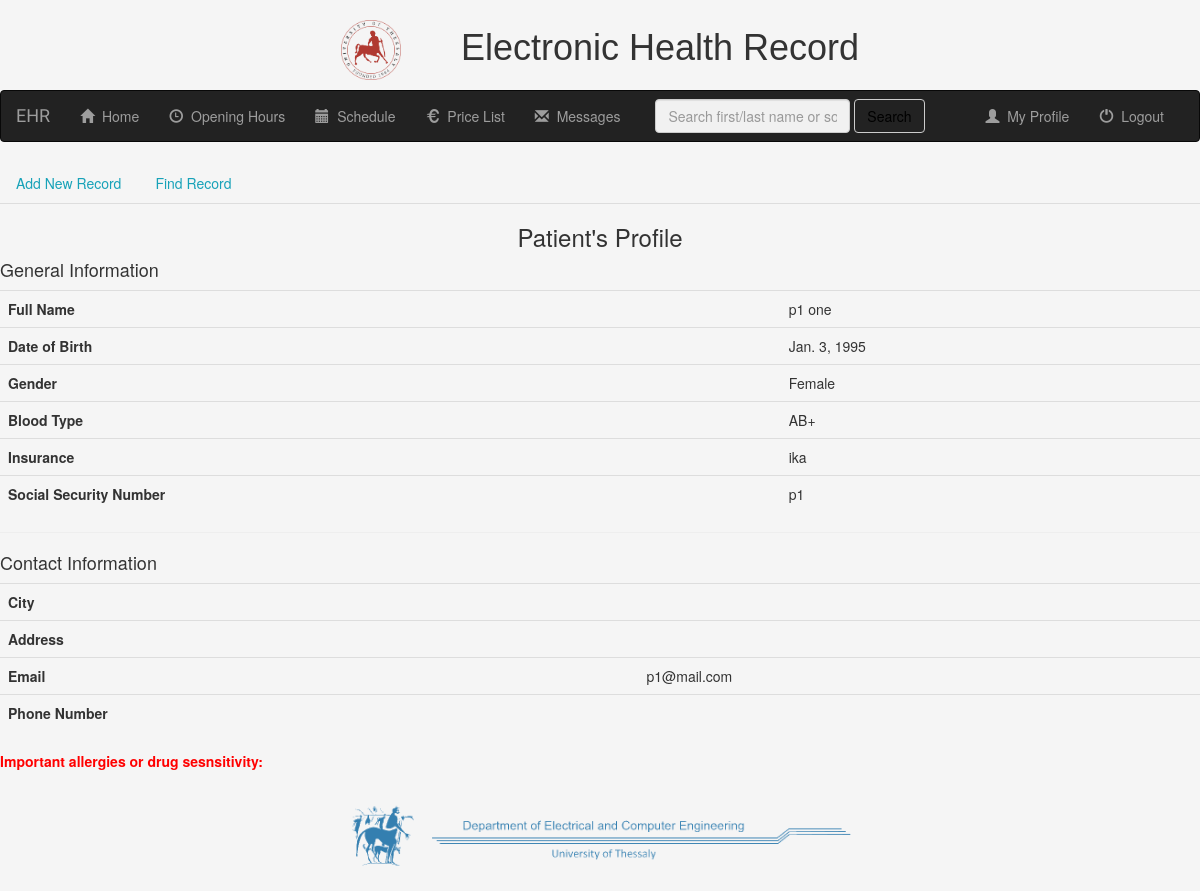
/mr/patient_details/1/ (signed in), run on an earlier commit of the app's database.
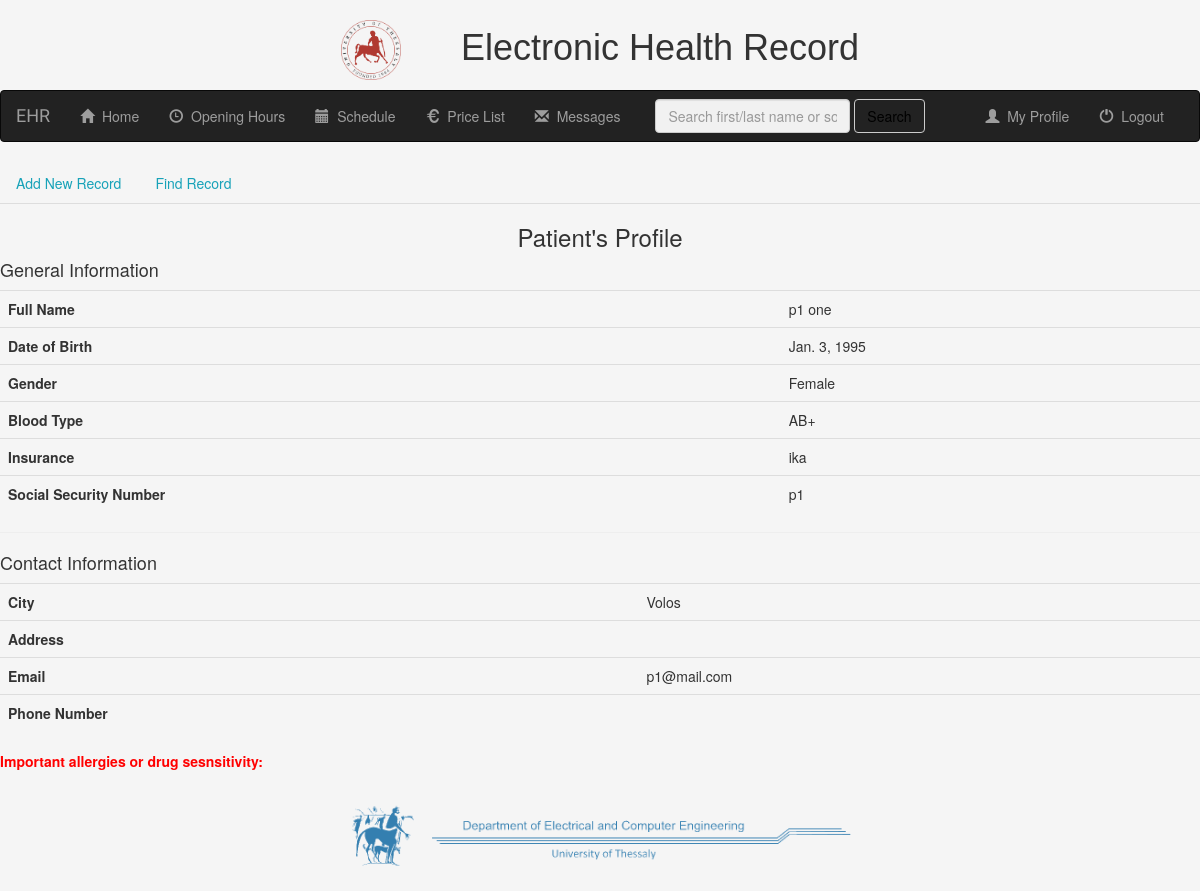
And on a later commit of the database.
### mr/models.py (models this page shows, shortened)
class PatientProfile(models.Model):
    user = models.OneToOneField(User, on_delete=models.CASCADE)
    birthday = models.DateField(null=True)
    social_security_number = models.CharField(max_length=11, unique=True)
    gender = (
        ('Male', 'Male'),
        ('Female', 'Female')
    )
    sex = models.CharField(max_length=6, choices=gender, default='Male')
    insurance = models.CharField(max_length=100, blank=True)
    blood_type = (
        ('Ο-', 'Ο-'),
        ('Ο+', 'Ο+'),
        ('Α-', 'Α-'),
        ('Α+', 'Α+'),
        ('Β-', 'Β-'),
        ('Β+', 'Β+'),
        ('ΑΒ-', 'ΑΒ-'),
        ('ΑΒ+', 'ΑΒ+'),
    )
    blood = models.CharField(max_length=3, choices=blood_type, default='')
    city = models.CharField(max_length=50, blank=True)
    address = models.CharField(max_length=50, blank=True)
    phone = models.CharField(max_length=12, blank=True)
    important_notes = models.TextField(default='')

### mr/views.py (the view)
# urls.py: path('patient_details/<int:pk>/', views.patient_details.as_view(), name='patient_details'),
class patient_details(generic.DetailView):
    model = PatientProfile
    template_name = 'mr/patient_details.html'
    def get_context_data(self, **kwargs):
        context = super(patient_details, self).get_context_data(**kwargs)
        self.request.session['p_id'] = self.kwargs['pk']
        context['p_id'] = self.request.session['p_id']
        context['received_messages'] = Message.objects.filter(receiver=self.request.user, was_read=False)
        return context

### mr/templates/mr/patient_details.html (shortened to what this page needs)
{% extends 'mr/base.html' %}
{% block body_block %}
    {% if user.is_authenticated %}
        <ul class="nav nav-tabs">
            <li class="nav-item dropdown">
                <a class="nav-link dropdown-toggle" href="{% url 'mr:patient_details' patientprofile.id %}" role="button"
                    data-toggle="dropdown" aria-haspopup="true" aria-expanded="false">
                    Add New Record
                </a>
            </li>
            <li class="nav-item dropdown">
                <a class="nav-link dropdown-toggle" href="{% url 'mr:patient_details' patientprofile.id %}" role="button"
                    data-toggle="dropdown" aria-haspopup="true" aria-expanded="false">
                    Find Record
                </a>
            </li>
        </ul>
        <h3 class="text-center">Patient's Profile</h3>
        <h4>General Information</h4>
        <table class="table">
            <tr>
                <th>Full Name</th>
                <td>{{ patientprofile.user.get_full_name }}</td>
            </tr>
            <tr>
                <th>Date of Birth</th>
                <td>{{ patientprofile.birthday }}</td>
            </tr>
            <tr>
                <th>Gender</th>
                <td>{{ patientprofile.sex }}</td>
            </tr>
            <tr>
                <th>Blood Type</th>
                <td>{{ patientprofile.blood }}</td>
            </tr>
            <tr>
                <th>Insurance</th>
                <td>{{ patientprofile.insurance }}</td>
            </tr>
            <tr>
                <th>Social Security Number</th>
                <td>{{ patientprofile.social_security_number }}</td>
            </tr>
        </table>
        <hr>
        <h4>Contact Information</h4>
        <table class="table">
            <tr>
                <th>City</th>
                <td>{{ patientprofile.city }}</td>
            </tr>
            <tr>
                <th>Address</th>
                <td>{{ patientprofile.address }}</td>
            </tr>
            <tr>
                <th>Email</th>
                <td>{{ patientprofile.user.email }}</td>
            </tr>
            <tr>
                <th>Phone Number</th>
                <td>{{ patientprofile.phone }}</td>
            </tr>
        </table>
        <p><strong style="color: red">Important allergies or drug sesnsitivity:</strong> {{ patientprofile.important_notes }} </p>
    {% endif %}
{% endblock %}

What changed in the data, as far as the page shows it:
changed PatientProfile "Female": city (not shown) → "Volos"
